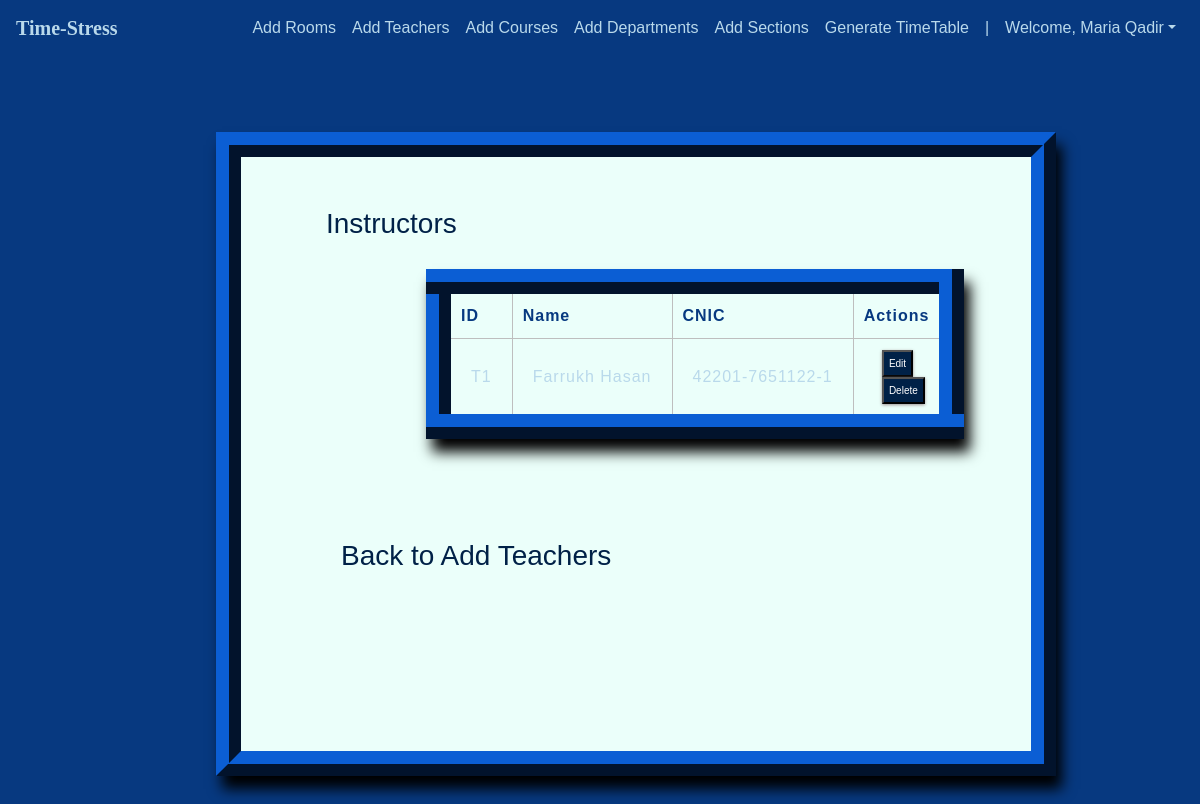
Page /admins/instructors/ (signed in) on the committed database.
### ttgen/models.py (models this page shows, shortened)
class Instructor(models.Model):
    id_number = models.CharField(max_length=6)
    name = models.CharField(max_length=100)
    cnic = models.CharField(max_length=15)

### ttgen/views.py (the view)
# urls.py: path('admins/instructors/', views.admin_instructors, name='admin_instructors'),
def admin_instructors(request):
    instructors = Instructor.objects.all()
    return render(request, 'admin/instructors.html', {'instructors': instructors})

### templates/admin/instructors.html (shortened to what this page needs)
<!DOCTYPE html>
<html lang="en">
<head>
  <link rel="stylesheet" href="https://maxcdn.bootstrapcdn.com/bootstrap/4.0.0/css/bootstrap.min.css">
  <link rel="stylesheet" type="text/css" href="static/css/index.css">
</head>
<body>
  <header>
<nav class="navbar navbar-expand-md   fixed-top   ">
        <a class="navbar-brand" href="{% url 'admin_dashboard' %}"><b>Time-Stress</b></a>
        <div class="collapse navbar-collapse" id="navbarCollapse">
            <ul class="navbar-nav ml-auto">
                <li class="nav-item">
                    <a class="nav-link" href="{% url 'admin_add_room' %}">Add Rooms</a>
                  </li>
                  <li class="nav-item">
                    <a class="nav-link" href="{% url 'admin_add_instructor' %}">Add Teachers</a>
                  </li>
                  <li class="nav-item">
                <a class="nav-link" href="{% url 'admin_add_course' %}">Add Courses</a>
              </li>
              <li class="nav-item">
                <a class="nav-link" href="{% url 'admin_add_department' %}">Add Departments</a>
              </li>
              <li class="nav-item">
                <a class="nav-link" href="{% url 'admin_add_section' %}">Add Sections</a>
              </li>
    <li class="nav-item">
    <a class="nav-link" href="{% url 'admin_generate_timetable' %}">Generate TimeTable</a>
    </li>
              <li class="nav-item active">
                <a class="nav-link">|</a>
              </li>
              <li class="nav-item dropdown">
                <a class="nav-link dropdown-toggle" href="#" id="dropdown03" data-toggle="dropdown" aria-haspopup="true" aria-expanded="false">Welcome, {{ user.first_name }}</a>
            </li>
            </ul>
          </div>
    </nav>
</header><br><br>
  {% block content %}
  {% load static %}
  <fieldset class="fieldset">
    <h1 class="tablink" onclick="openPage('new')" id="defaultOpen">Instructors</h1>
    <div class="container">
      <table class="table2">
        <thead>
          <tr>
            <th>ID</th>
            <th>Name</th>
            <th>CNIC</th>
            <th>Actions</th>
          </tr>
        </thead>
        <tbody>
          {% for inst in instructors %}
          <tr>
            <td>{{inst.id_number}}</td>
            <td>{{inst.name}}</td>
            <td>{{inst.cnic}}</td>
            <td class="empty">
              <form action="{% url 'admin_edit_instructor' inst.id %}" method="post">
                <input type="submit" value="Edit" class="cross">
              </form>
              <form action="{% url 'admin_delete_instructor' inst.id %}" method="post">
                <input type="submit" value="Delete" class="cross">
              </form>
            </td>
          </tr>
          {% endfor %}
        </tbody>
      </table>
      <a href="{% url 'admin_add_instructor'%}">
        <h1 class="tablink" onclick="openPage('new')" id="defaultOpen">Back to Add Teachers</h1>
      </a>
    </div>
  </fieldset>
  {% endblock %}

### static/css/index.css (style rules this page uses)
body { padding-top: 3rem; padding-bottom: 3rem; color: #B9D9EB; font-family: 'Poppins', sans-serif; overflow-x: hidden; background-color: #073980; }
nav { font-family: sans-serif; background-color: #073980; }
.navbar-brand { font-size: 20px; font-family: Georgia, 'Times New Roman', Times, serif; color: #B9D9EB; }

### templates/admin/instructors.html (style rules this page uses)
nav { font-family: sans-serif; }
.navbar-brand { font-size: 20px; font-family: Georgia, 'Times New Roman', Times, serif; }
* { margin: 0; padding: 0; box-sizing: border-box; }
html { scroll-behavior: smooth; }
a { text-decoration: none; }
form { margin-top: 3%; margin-left: 18%; margin-right: 12%; }
fieldset h1 { color: #002147; padding-bottom: 20px; margin-left: 35px; display: inline-block; cursor: pointer; font-size: 28px; }
fieldset input { padding: 8px; color: #938c8c }
.table2 { margin-bottom: 100px; margin-left: 120px; }
.table2 { border: 25px ridge; border-color: #073980; box-shadow: 6px 13px 13px 0px black; background-color: #ebfffa; letter-spacing: 1px; font-size: 1.0rem; }
.table2 td, th { border: 1px solid rgb(190, 190, 190); padding: 10px 20px; }
.table2 th { color: #073980; font-weight: bolder; }
.table2 td { text-align: center; }
.table1 td, th { border-top: 1px solid #002147; padding: 10px; }
.cross { font-size: 10px; box-shadow: 0px 1px 3px 0px #9e9292; padding: 4px 5px; color: #fff; background-color: #002147; cursor: pointer; }
.fieldset { margin-top: 3%; margin-left: 18%; margin-right: 12%; padding: 50px; border-width: 25px; border-style: ridge; border-color: #002147; box-shadow: 6px 13px 13px 0px black; background-color: #fff; }
.container { padding-bottom: 100px; }
body { background-color: #add8e6; }
nav { font-family: sans-serif; background-color: #002147; }
.navbar-brand { font-size: 20px; font-family: Georgia, 'Times New Roman', Times, serif; color: #B9D9EB; }
.navbar-nav .nav-link { color: #B9D9EB; transition: color 0.3s ease-in-out; }
* { margin: 0; padding: 0; }
h1, h2, h3, h4, h5 { text-align: center; color: #002147; }
form { margin-top: 2%; margin-left: 18%; margin-right: 21%; }
fieldset h1 { color: #002147; padding-bottom: 20px; margin-left: 35px; display: inline-block; cursor: pointer; font-size: 28px; text-align: center; }
fieldset input { padding: 8px; color: #002147 }
.fieldset { margin-top: 3%; margin-left: 18%; margin-right: 12%; padding: 50px; border-width: 25px; border-style: ridge; border-color: #073980; box-shadow: 6px 13px 13px 0px black; background-color: #ebfffa; }

### rows in the picture
Instructor: id_number "T1", name "Farrukh Hasan", cnic "42201-7651122-1"

### other values in the picture
{{ user.first_name }} "Maria Qadir"
